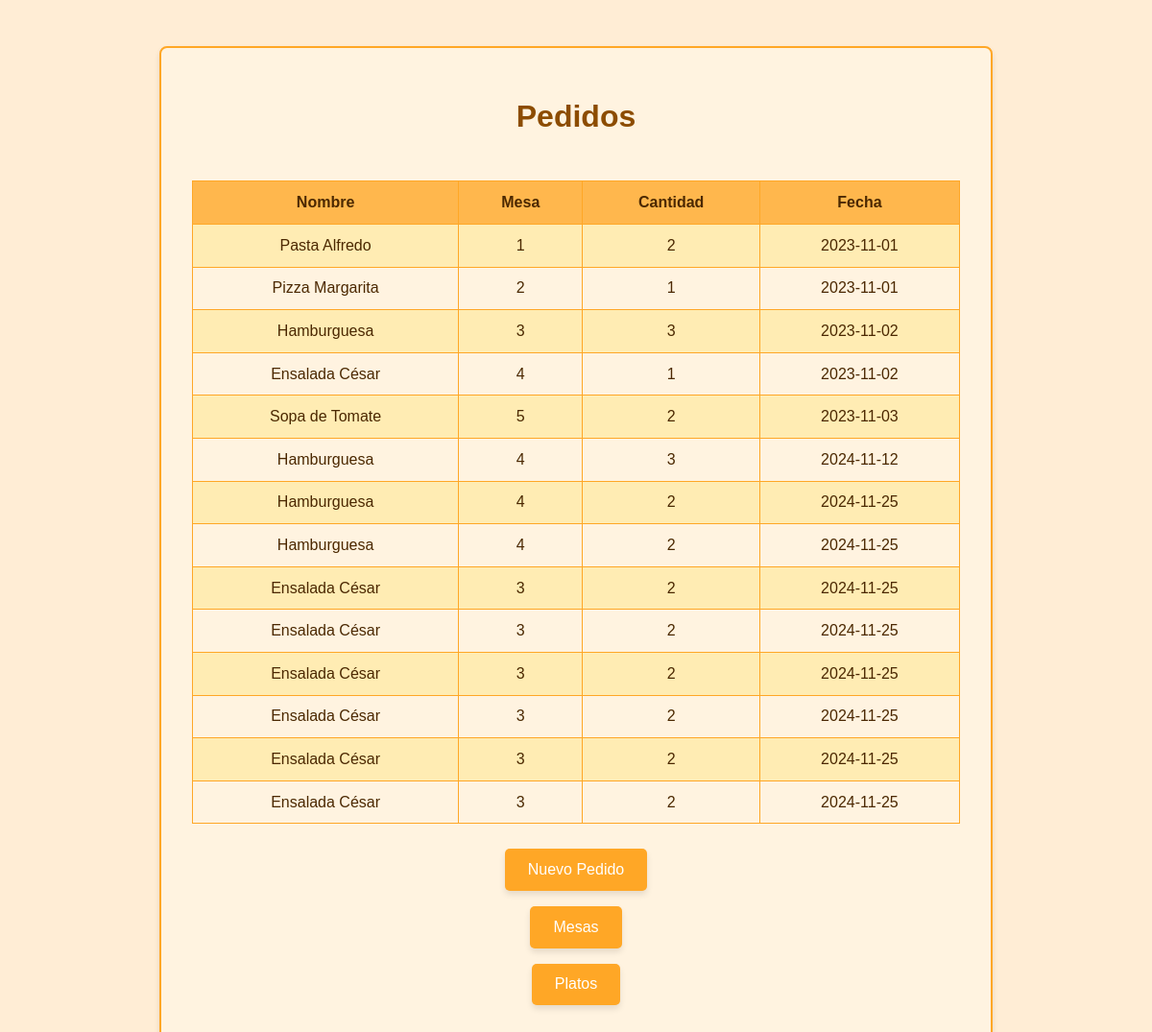
The page / on the database its author committed.
### tables this page shows
CREATE TABLE Pedidos (
            id INTEGER PRIMARY KEY AUTOINCREMENT,
            plato_id INTEGER,
            mesa_id INTEGER,
            cantidad INTEGER,
            fecha TEXT,
            FOREIGN KEY (plato_id) REFERENCES Platos(id),
            FOREIGN KEY (mesa_id) REFERENCES Mesas(id)
        );

CREATE TABLE Platos (
            id INTEGER PRIMARY KEY AUTOINCREMENT,
            nombre TEXT NOT NULL,
            precio REAL NOT NULL
        );

CREATE TABLE Mesas (
            id INTEGER PRIMARY KEY AUTOINCREMENT,
            numero INTEGER NOT NULL UNIQUE
        );

### app.py (the view)
@app.route('/')
def pedidos():
    db = get_db()
    cur = db.execute('''
        SELECT Pedidos.id, Platos.nombre, Mesas.numero, Pedidos.cantidad, Pedidos.fecha
        FROM Pedidos
        JOIN Platos ON Pedidos.plato_id = Platos.id
        JOIN Mesas ON Pedidos.mesa_id = Mesas.id
    ''')
    pedidos = cur.fetchall()
    return render_template('index.html', pedidos=pedidos)

### app.py (called while the page is built)
def get_db():
    db = getattr(g, '_database', None)
    if db is None:
        db = g._database = sqlite3.connect(DATABASE)
    return db

@app.teardown_appcontext
def close_connection(exception):
    db = getattr(g, '_database', None)
    if db is not None:
        db.close()

### templates/index.html (shortened to what this page needs)
<!DOCTYPE html>
<html lang="es">
<head>
</head>
<body>
    <div class="contenedor">
        <h1>Pedidos</h1>
        <table>
            <tr>
                <th>Nombre</th>
                <th>Mesa</th>
                <th>Cantidad</th>
                <th>Fecha</th>
            </tr>
            {% for pedido in pedidos %}
            <tr>
                <td>{{ pedido[1] }}</td>
                <td>{{ pedido[2] }}</td>
                <td>{{ pedido[3] }}</td>
                <td>{{ pedido[4] }}</td>
            </tr>
            {% endfor %}
        </table>
        <br>
        <a href="{{ url_for('agregar_pedido') }}" class="btn">Nuevo Pedido</a>
        <a href="{{ url_for('mesas') }}" class="btn">Mesas</a>
        <a href="{{ url_for('platos') }}" class="btn">Platos</a>
    </div>
</body>
</html>

### templates/index.html (style rules this page uses)
body { background-color: #FFEDD5; color: #4B2800; font-family: Arial, sans-serif; margin: 0; padding: 0; }
h1 { text-align: center; color: #8C4C00; margin-bottom: 1em; }
.contenedor { display: flex; flex-direction: column; align-items: center; margin: 3em auto; padding: 2em; background-color: #FFF3E0; border: 2px solid #FFA726; border-radius: 8px; box-shadow: 0 4px 6px rgba(0, 0, 0, 0.1); max-width: 800px; }
table { width: 100%; border-collapse: collapse; margin-top: 1em; }
th, td { padding: 0.8em; text-align: center; border: 1px solid #FFA726; }
th { background-color: #FFB74D; color: #4B2800; }
tr:nth-child(even) { background-color: #FFECB3; }
a { text-decoration: none; }
.btn { display: inline-block; margin: 0.5em; padding: 0.8em 1.5em; color: #FFF; background-color: #FFA726; border: none; border-radius: 5px; font-size: 1em; cursor: pointer; text-align: center; box-shadow: 0 4px 6px rgba(0, 0, 0, 0.1); }

### rows shown on the page
Pedidos: nombre "Pasta Alfredo", numero "1", cantidad "2", fecha "2023-11-01"
Pedidos: nombre "Pizza Margarita", numero "2", cantidad "1", fecha "2023-11-01"
Pedidos: nombre "Hamburguesa", numero "3", cantidad "3", fecha "2023-11-02"
Pedidos: nombre "Ensalada César", numero "4", cantidad "1", fecha "2023-11-02"
Pedidos: nombre "Sopa de Tomate", numero "5", cantidad "2", fecha "2023-11-03"
Pedidos: nombre "Hamburguesa", numero "4", cantidad "3", fecha "2024-11-12"
Pedidos: nombre "Hamburguesa", numero "4", cantidad "2", fecha "2024-11-25"
Pedidos: nombre "Hamburguesa", numero "4", cantidad "2", fecha "2024-11-25"
Pedidos: nombre "Ensalada César", numero "3", cantidad "2", fecha "2024-11-25"
Pedidos: nombre "Ensalada César", numero "3", cantidad "2", fecha "2024-11-25"
Pedidos: nombre "Ensalada César", numero "3", cantidad "2", fecha "2024-11-25"
Pedidos: nombre "Ensalada César", numero "3", cantidad "2", fecha "2024-11-25"
Pedidos: nombre "Ensalada César", numero "3", cantidad "2", fecha "2024-11-25"
Pedidos: nombre "Ensalada César", numero "3", cantidad "2", fecha "2024-11-25"
